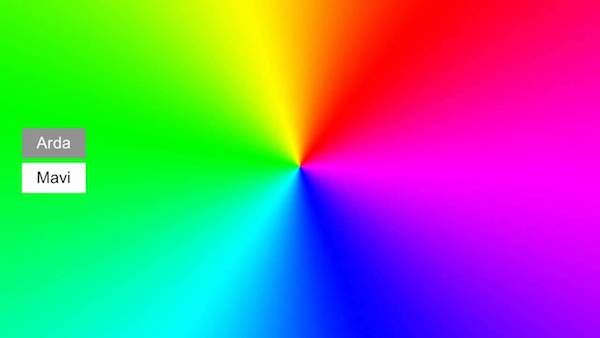
#> input picture maxrgb.jpg, 600 x 338 px
$ python main.py maxrgb.jpg
#> lines starting #> are read from the running program, lines starting #| are printed output that depends on the picture
### classifier_procedure.py
# Arda Mavi
from sklearn.externals import joblib

def getClassifiers():
    # Getting trained classifier:
    try:
        rClf = joblib.load('Classifier/R_Classifier.pkl')
        gClf = joblib.load('Classifier/G_Classifier.pkl')
        bClf = joblib.load('Classifier/B_Classifier.pkl')
    except:
        import os
        if not os.path.exists('Classifier'):
            os.makedirs('Classifier')
        return None
    return [rClf, gClf, bClf]

def trainClassifier(clf, X, y):
    # Training classifier:
    return clf.fit(X, y)

def getScore(clf, X, y):
    # Get score:
    return clf.score(X, y)

# [6 lines left out: function getPredict, not called in this run]

def saveClassifier(clf, dir):
    # Save classifier:
    joblib.dump(clf, dir)

### main.py
# Arda Mavi
import sys
from PIL import Image
from classifier_procedure import *
from copy import deepcopy

def listToImg(list, size):
    # Saving RGB Photo
    # Create new photo:
    rgb_photo = Image.new('RGB', size, "white")
    # Put data to new_photo:
    rgb_photo.putdata(list)
    return rgb_photo

def getImgList(img):
    # Return image matrix list:
    img_list = []
    rgb_list = [[], [], []]
    # 0 -> grayscale & 1 -> RGB
    imgMode = True if img.mode == 'L' else False
    for h in range(img.size[1]):
        for w in range(img.size[0]):
            if imgMode:
                # Photo is grayscale
                img_list.append([img.getpixel((w,h))])
            else:
                # Photo is RGB (for training:):
                pixels = img.getpixel((w,h))
                for layer in range(3):
                    rgb_list[layer].append(pixels[layer])
    return img_list if imgMode else rgb_list

def saveNewClassifiers(clfs):
    saveClassifier(clfs[0], 'Classifier/R_Classifier.pkl')
    saveClassifier(clfs[1], 'Classifier/G_Classifier.pkl')
    saveClassifier(clfs[2], 'Classifier/B_Classifier.pkl')

def prepareClassifiers(img, clf, grayPhotoList):
    imgs = getImgList(img)
    clfs = []
    rClf = trainClassifier(deepcopy(clf), grayPhotoList, imgs[0])
    clfs.append(rClf)
    gClf = trainClassifier(deepcopy(clf), grayPhotoList, imgs[1])
    clfs.append(gClf)
    bClf = trainClassifier(deepcopy(clf), grayPhotoList, imgs[2])
    clfs.append(bClf)
    return clfs

def createClassifier(img, grayPhotoList):
    # Creating classifier:
    # Train with same image:
    print('Classifier not found!\nCreating new classifier ...')
    from sklearn import tree
    clf = tree.DecisionTreeClassifier()
    print('Classifier created!\nTraining classifier...')
    clfs = prepareClassifiers(img, clf, grayPhotoList)
    print('Classifier trained!\nTrained classifier saving...')
    saveNewClassifiers(clfs)
    print('Trained classifier saved in to "Classifier" folder!')
    return clfs

def rgbListsToList(lists):
    rgbList = []
    for i in range(len(lists[0])):
        rgbList.append((lists[0][i], lists[1][i], lists[2][i]))
    return rgbList


def grayscaleToRGB(img):
    print('Getting grayscale photo...')
    grayPhotoList = getImgList(img.convert('L'))
    # Getting classifier:
    clfs = getClassifiers()
    if clfs == None:
        clfs = createClassifier(img, grayPhotoList)
    print('Creating RGB photo...')
    rgbLists = getPredict(clfs, grayPhotoList)
    return rgbListsToList(rgbLists)

def main():
    # Getting starting argumans:
    start_arg = sys.argv
    # If starting argumans is empty, return error:
    if len(start_arg) < 2:
        print('Required argument:\n- (<PhotoFile>)')
        return

    # Getting photo name:
    photo_name = start_arg[1]
    # Getting photo:
    try:
        photo = Image.open(photo_name)
#> photo is the input picture: PIL image 600x338 RGB; mean R, G, B 124.8, 126.5, 134.3
    except:
        # If photo not found:
        print('Photo not found!')
        return

    if photo.mode != 'L':
        # If image is not grayscale, create and save image with grayscale mode:
        gs_photo = photo.convert('L')
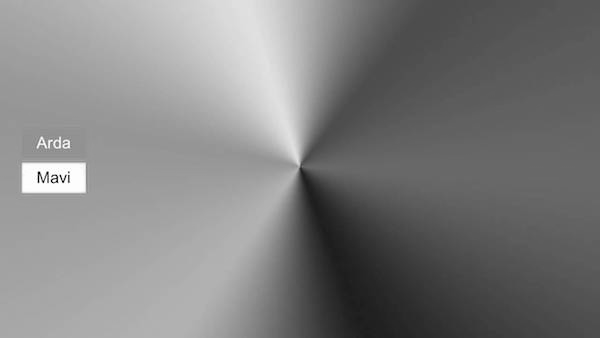
#> gs_photo: PIL image 600x338 L; min 0, max 255, mean 126.9
        gs_photo.save('GS_'+photo_name)
        print('Your RGB photo converted to grayscale and save as GS_'+photo_name)

    # Convert grayscale to RGB:
    rgb_photo_list = grayscaleToRGB(photo)
#> after the loop in getImgList, `for h in range(img.size[1]):`: img_list = 202800 items

    # Get photo from list:
    rgb_photo = listToImg(rgb_photo_list, photo.size)
    print('Your RGB photo is ready!')
    # Save RGB Photo:
    rgb_photo.save('RGB_'+photo_name)
    print('Your RGB photo saved as RGB_'+photo_name)

    return


if __name__ == '__main__':
#> (the run stopped early here; a loop or call above may not have finished)
